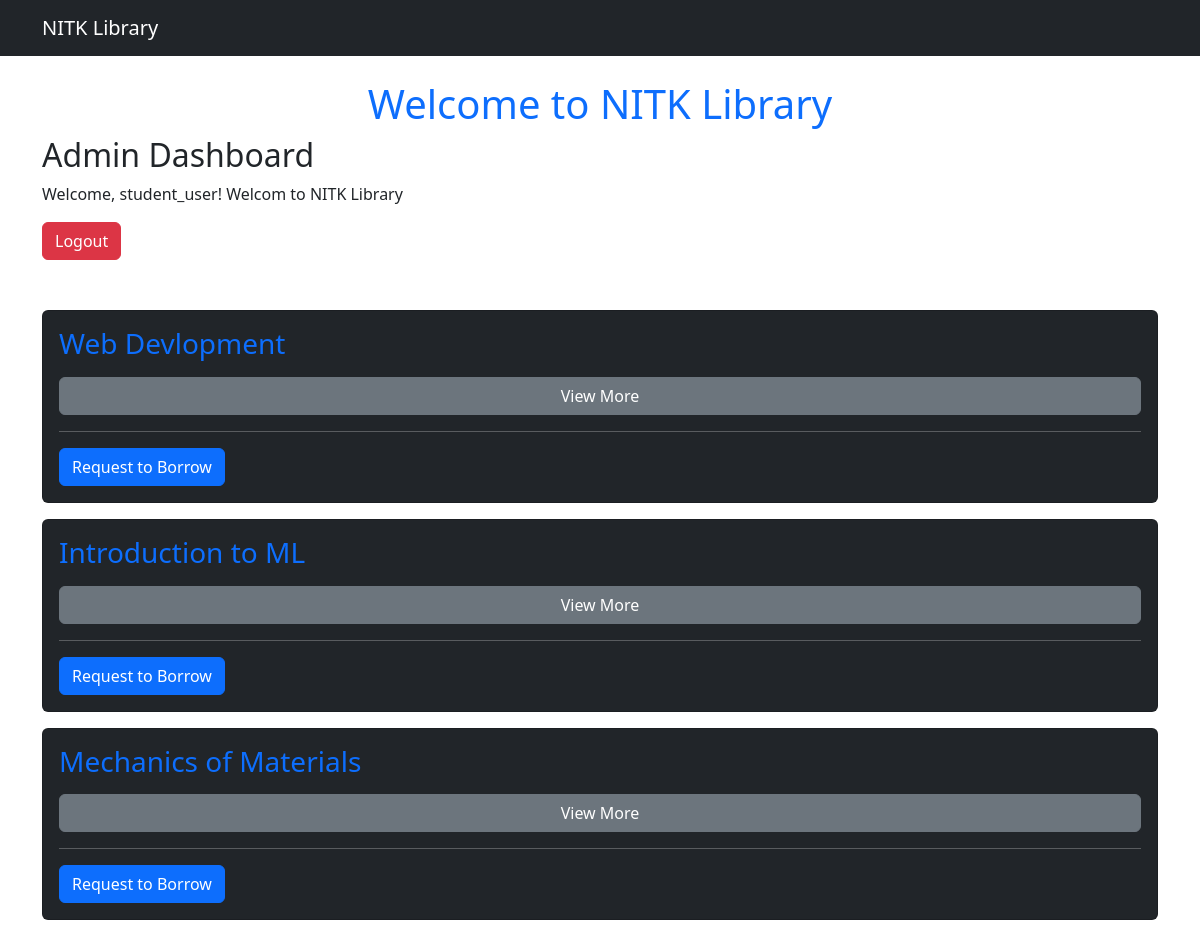
/dashboard/admin/ (signed in), run on the app's committed database.
### users/models.py (models this page shows, shortened)
class User(AbstractUser):
    email = models.EmailField(unique=True)
    role = models.CharField(max_length=10, choices=UserRoles.choices, default=UserRoles.STUDENT)
    objects = UserManager()
    def is_student(self):
        return self.role == UserRoles.STUDENT
    def is_librarian(self):
        return self.role == UserRoles.LIBRARIAN
    def is_admin(self):
        return self.role == UserRoles.ADMIN

### books/models.py (models this page shows, shortened)
class Book(models.Model):
    GenreChoices = [
    ('Metallurgy', 'METALLURGY'),
    ('Computer Science', 'CS'),
    ('ECE', 'ECE'),
    ('EEE', 'EEE'),
    ('Mechanical', 'MECHANICAL'),
    ('Civil', 'CIVIL'),
    ('AI', 'AI'),
    ('Data Science', 'DATA_SCIENCE'),
    ('Mining', 'MINING'),
    ('IT', 'IT')
]
    title = models.CharField(max_length=255)
    author = models.ForeignKey(Author, on_delete=models.CASCADE)
    publisher = models.CharField(max_length=255)
    pages = models.IntegerField(validators=[MinValueValidator(1)])
    price = models.DecimalField(max_digits=8, decimal_places=2)
    genre = models.CharField(max_length=50, choices=GenreChoices)
    topics = models.TextField(blank=True, null=True)
    available_copies = models.IntegerField(default=1, validators=[MinValueValidator(0)])

### users/views.py (the view)
# urls.py: path('dashboard/admin/', admin_dashboard, name='admin_dashboard'),
@login_required
def admin_dashboard(request):
    books = Book.objects.all()
    return render(request, "admin_dashboard.html", {"books": books})

### users/templates/admin_dashboard.html
{% extends "base.html" %}
{% block content %}
<h2>Admin Dashboard</h2>
<p>Welcome, {{ request.user.username }}! Welcom to NITK Library</p>
<a href="{% url 'logout' %}" class="btn btn-danger">Logout</a>
<div style="height: 50px;"></div>
{% include "book_list.html" %}
{% endblock %}

### books/templates/book_component.html (shortened to what this page needs)
<div class="card text-white bg-dark mb-3">
    <div class="card-body">
        <h3 class="card-title text-primary">{{ book.title }}</h3>
        <button class="btn btn-secondary w-100 mt-2" type="button" data-bs-toggle="collapse" data-bs-target="#bookDetails-{{ book.id }}" aria-expanded="false">
            View More
        </button>
        <hr>
        {% if request.user.is_student %}
        <form action="{% url 'borrow_request' book.id %}" method="post">
            <button type="submit" class="btn btn-primary"
                {% if book.available_copies == 0 or existing_borrow %}disabled{% endif %}>
                Request to Borrow
            </button>
        </form>
    {% endif %}
    </div>
</div>

### data on the page
User: user.username "student_user"
Book: title "Web Devlopment"
Book: title "Introduction to ML"
Book: title "Mechanics of Materials"
